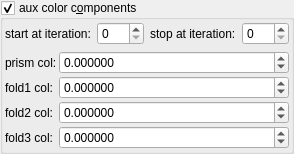
    <widget class="MyGroupBox" name="groupCheck_fold_color_aux_color_enabled_false">
     <property name="title">
      <string>aux color c&amp;omponents</string>
     </property>
     <property name="checkable">
      <bool>true</bool>
     </property>
     <layout class="QVBoxLayout" name="verticalLayout_11">
      <property name="leftMargin">
       <number>2</number>
      </property>
      <property name="topMargin">
       <number>2</number>
      </property>
      <property name="rightMargin">
       <number>2</number>
      </property>
      <property name="bottomMargin">
       <number>2</number>
      </property>
      <item>
       <layout class="QHBoxLayout" name="horizontalLayout_26" stretch="0,1,0,1">
        <item>
         <widget class="QLabel" name="label_109">
          <property name="text">
           <string>start at iteration:</string>
          </property>
         </widget>
        </item>
        <item>
         <widget class="MySpinBox" name="spinboxInt_fold_color_start_iterations_A">
          <property name="sizePolicy">
           <sizepolicy hsizetype="Minimum" vsizetype="Maximum">
            <horstretch>0</horstretch>
            <verstretch>0</verstretch>
           </sizepolicy>
          </property>
          <property name="minimum">
           <number>0</number>
          </property>
          <property name="maximum">
           <number>999</number>
          </property>
          <property name="value">
           <number>0</number>
          </property>
         </widget>
        </item>
        <item>
         <widget class="QLabel" name="label_79">
          <property name="text">
           <string>stop at iteration:</string>
          </property>
         </widget>
        </item>
        <item>
         <widget class="MySpinBox" name="spinboxInt_fold_color_stop_iterations_A">
          <property name="sizePolicy">
           <sizepolicy hsizetype="Preferred" vsizetype="Maximum">
            <horstretch>0</horstretch>
            <verstretch>0</verstretch>
           </sizepolicy>
          </property>
          <property name="maximum">
           <number>999</number>
          </property>
         </widget>
        </item>
       </layout>
      </item>
      <item>
       <layout class="QGridLayout" name="gridLayout_6" columnstretch="0,1">
        <property name="spacing">
         <number>2</number>
        </property>
        <item row="3" column="1">
         <widget class="MyDoubleSpinBox" name="spinbox4_fold_color_difs_0000_w">
          <property name="sizePolicy">
           <sizepolicy hsizetype="Minimum" vsizetype="Maximum">
            <horstretch>0</horstretch>
            <verstretch>0</verstretch>
           </sizepolicy>
          </property>
          <property name="prefix">
           <string/>
          </property>
          <property name="suffix">
           <string/>
          </property>
          <property name="decimals">
           <number>6</number>
          </property>
          <property name="minimum">
           <double>-100.000000000000000</double>
          </property>
          <property name="maximum">
           <double>100.000000000000000</double>
          </property>
          <property name="singleStep">
           <double>0.100000000000000</double>
          </property>
         </widget>
        </item>
        <item row="0" column="0">
         <widget class="QLabel" name="label_285">
          <property name="text">
           <string>prism col:</string>
          </property>
         </widget>
        </item>
        <item row="1" column="1">
         <widget class="MyDoubleSpinBox" name="spinbox4_fold_color_difs_0000_y">
          <property name="sizePolicy">
           <sizepolicy hsizetype="Minimum" vsizetype="Maximum">
            <horstretch>0</horstretch>
            <verstretch>0</verstretch>
           </sizepolicy>
          </property>
          <property name="prefix">
           <string/>
          </property>
          <property name="suffix">
           <string/>
          </property>
          <property name="decimals">
           <number>6</number>
          </property>
          <property name="minimum">
           <double>-100.000000000000000</double>
          </property>
          <property name="maximum">
           <double>100.000000000000000</double>
          </property>
          <property name="singleStep">
           <double>0.100000000000000</double>
          </property>
         </widget>
        </item>
        <item row="0" column="1">
         <widget class="MyDoubleSpinBox" name="spinbox4_fold_color_difs_0000_x">
          <property name="sizePolicy">
           <sizepolicy hsizetype="Minimum" vsizetype="Maximum">
            <horstretch>0</horstretch>
            <verstretch>0</verstretch>
           </sizepolicy>
          </property>
          <property name="prefix">
           <string/>
          </property>
          <property name="suffix">
           <string/>
          </property>
          <property name="decimals">
           <number>6</number>
          </property>
          <property name="minimum">
           <double>-100.000000000000000</double>
          </property>
          <property name="maximum">
           <double>100.000000000000000</double>
          </property>
          <property name="singleStep">
           <double>0.100000000000000</double>
          </property>
         </widget>
        </item>
        <item row="2" column="0">
         <widget class="QLabel" name="label_289">
          <property name="text">
           <string>fold2 col:</string>
          </property>
         </widget>
        </item>
        <item row="1" column="0">
         <widget class="QLabel" name="label_179">
          <property name="text">
           <string>fold1 col:</string>
          </property>
         </widget>
        </item>
        <item row="2" column="1">
         <widget class="MyDoubleSpinBox" name="spinbox4_fold_color_difs_0000_z">
          <property name="sizePolicy">
           <sizepolicy hsizetype="Minimum" vsizetype="Maximum">
            <horstretch>0</horstretch>
            <verstretch>0</verstretch>
           </sizepolicy>
          </property>
          <property name="prefix">
           <string/>
          </property>
          <property name="suffix">
           <string/>
          </property>
          <property name="decimals">
           <number>6</number>
          </property>
          <property name="minimum">
           <double>-100.000000000000000</double>
          </property>
          <property name="maximum">
           <double>100.000000000000000</double>
          </property>
          <property name="singleStep">
           <double>0.100000000000000</double>
          </property>
         </widget>
        </item>
        <item row="3" column="0">
         <widget class="QLabel" name="label_290">
          <property name="text">
           <string>fold3 col:</string>
          </property>
         </widget>
        </item>
       </layout>
      </item>
     </layout>
    </widget>
